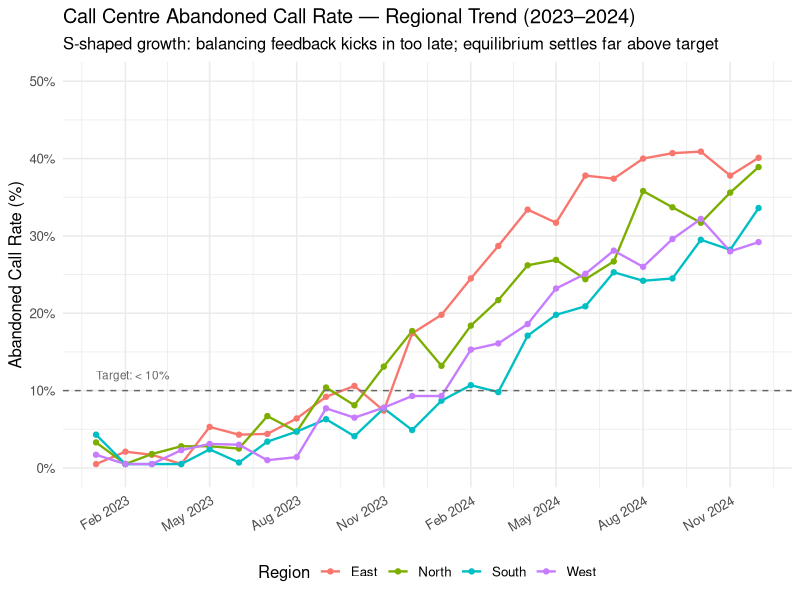
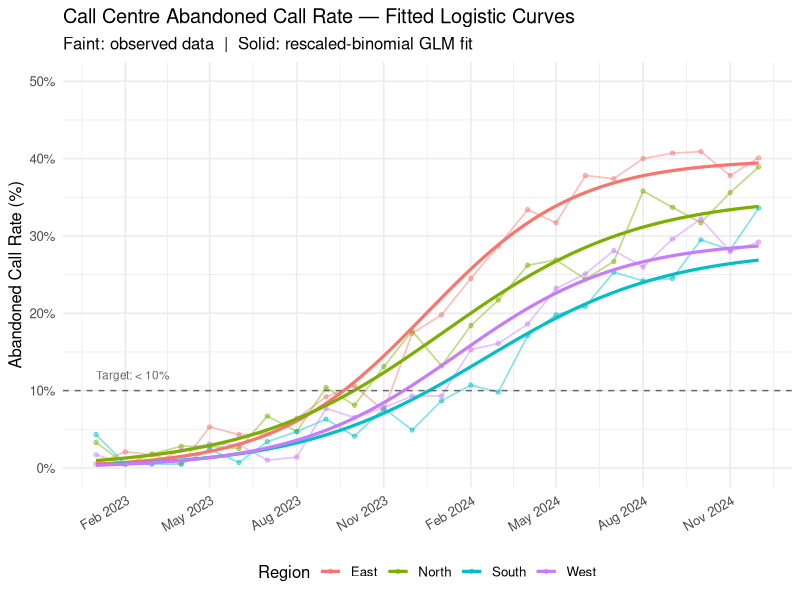

The R source for these figures, in order:
library(tidyverse)
library(lubridate)

# ── Scenario ──────────────────────────────────────────────────────────────────
#
# A multi-region call centre is tracking its abandoned call rate (% of inbound
# calls disconnected before being answered).
#
# Two feedback loops drive the system:
#
#   R1 (+): Higher abandoned rate → frustrated customers call back repeatedly
#           → higher call volume → even higher abandoned rate
#
#   B1 (−): Rising abandoned rate → management pressure to hire agents /
#           adjust routing policy → lower abandoned rate
#
# The problem in this data:
#   - B1 kicks in too late (management responds around month 14, not month 8)
#   - The implicit equilibrium baked into current staffing policy is too high
#     (~35–40% vs an acceptable target of < 10%)
#
# Organisational levers:
#   (a) WHEN to trigger the staffing / policy response  → timing of B1
#   (b) WHAT target abandoned rate the policy aims for  → equilibrium level
#
# ─────────────────────────────────────────────────────────────────────────────


# ------------------------------------------------------------------------------
# SECTION 1: create and explore mock data
# ------------------------------------------------------------------------------

set.seed(42)

logistic <- function(t, K, r, t0) K / (1 + exp(-r * (t - t0)))

n_months <- 24
t        <- seq_len(n_months)
dates    <- seq(as.Date("2023-01-01"), by = "month", length.out = n_months)
periods  <- format(dates, "%b-%y")

# Region-level parameters: K = equilibrium (%), r = growth rate, t0 = inflection month
regions <- list(
  North = list(K = 38, r = 0.32, t0 = 14),
  South = list(K = 34, r = 0.28, t0 = 16),
  East  = list(K = 41, r = 0.36, t0 = 13),
  West  = list(K = 33, r = 0.30, t0 = 15)
)

# ── Step 1: Generate data in wide format ──────────────────────────────────────
# share of inbound calls that were disconnected before being
# answered, for each region in each month

# This mimics the standard BI-tool or Excel pivot-table export an analyst
# would receive — rows = regions, columns = time periods. Not immediately
# ready for plotting.


wide_data <- imap_dfr(regions, function(p, name) {
  signal <- logistic(t, p$K, p$r, p$t0)
  tibble(
    Region = name,
    period = factor(periods, levels = periods),
    value  = pmax(round(signal + rnorm(n_months, 0, 2.0), 1), 0.5)
  )
}) |>
  pivot_wider(names_from = period, values_from = value)

print(wide_data)

# ── Step 2: Reshape to tidy (long) format ─────────────────────────────────────

tidy_data <- wide_data |>
  pivot_longer(-Region, names_to = "period", values_to = "abandoned_pct") |>
  mutate(date = as.Date(paste0("01-", period), format = "%d-%b-%y")) |>
  arrange(Region, date)

# ── Step 3: Plot ──────────────────────────────────────────────────────────────

ggplot(tidy_data, aes(x = date, y = abandoned_pct, colour = Region)) +
  geom_line(linewidth = 0.8) +
  geom_point(size = 1.5) +
  geom_hline(yintercept = 10, linetype = "dashed",
             colour = "grey40", linewidth = 0.5) +
  annotate("text", x = min(tidy_data$date), y = 12,
           label = "Target: < 10%", colour = "grey40", size = 3, hjust = 0) +
  scale_y_continuous(limits = c(0, 50),
                     labels = function(x) paste0(x, "%")) +
  scale_x_date(date_labels = "%b %Y", date_breaks = "3 months") +
  labs(
    title    = "Call Centre Abandoned Call Rate — Regional Trend (2023–2024)",
    subtitle = "S-shaped growth: balancing feedback kicks in too late; equilibrium settles far above target",
    x        = NULL,
    y        = "Abandoned Call Rate (%)",
    colour   = "Region"
  ) +
  theme_minimal(base_size = 12) +
  theme(
    legend.position = "bottom",
    axis.text.x     = element_text(angle = 30, hjust = 1)
  )


# ------------------------------------------------------------------------------
# SECTION 2: fit data to logistic curves using binomial glm
# ------------------------------------------------------------------------------

# ── Why we need to rescale ────────────────────────────────────────────────────
# glm(family = binomial) assumes the response is bounded in [0, 1], treating
# 1.0 as the upper asymptote (K = 100 %). Our data settles around 33–41 %, so
# a naive fit pushes the inflection point (t0) far outside the observation
# window and underestimates the growth rate (r).
#
# Fix: estimate K per region as the average of the top 5 observed values, then
# rescale the data to [0, 1] before fitting. The logistic identity:
#   K / (1 + exp(−r(t − t0)))  ÷ K  =  1 / (1 + exp(−r(t − t0)))
# shows that r and t0 are unchanged by the scaling — only K is factored out.
# After fitting, reverse-scale the fitted curve back to percentage units.

N <- 1000  # fictional trial count: gives the GLM stable binomial weights

fit_region <- function(df) {
  df     <- arrange(df, date)
  t_seq  <- seq_len(nrow(df))
  y      <- df$abandoned_pct

  # Step 1: estimate K as average of top-5 observed values
  K_hat  <- mean(sort(y, decreasing = TRUE)[1:5])

  # Step 2: rescale to (0, 1); clamp just below 1 to avoid Inf on the logit
  y_scaled <- pmin(y / K_hat, 0.9999)

  # Step 3: fit binomial GLM on rescaled proportions
  fit <- glm(
    cbind(round(y_scaled * N), round((1 - y_scaled) * N)) ~ t_seq,
    family = binomial(link = "logit")
  )

  b0 <- coef(fit)[["(Intercept)"]]
  b1 <- coef(fit)[["t_seq"]]

  # Step 4: recover r and t0 from GLM coefficients
  # logit(p) = b0 + b1*t  →  b1 = r,  t0 = −b0/b1
  r_fit  <- b1
  t0_fit <- -b0 / b1

  # Step 5: compute smooth fitted curve in original % units
  t_fine   <- seq(1, max(t_seq), length.out = 200)
  y_fitted <- plogis(b0 + b1 * t_fine) * K_hat

  list(K_hat = K_hat, r_fit = r_fit, t0_fit = t0_fit,
       t_fine = t_fine, y_fitted = y_fitted)
}

# Split tidy_data by region (group_split sorts alphabetically)
fits <- tidy_data |>
  group_by(Region) |>
  group_split() |>
  setNames(sort(names(regions))) |>
  lapply(fit_region)

# ── Compare fitted vs. true parameters ────────────────────────────────────────

param_comparison <- imap_dfr(fits, function(f, region) {
  true_p <- regions[[region]]
  tibble(
    Region  = region,
    K_true  = true_p$K,  K_hat   = round(f$K_hat, 1),
    r_true  = true_p$r,  r_fit   = round(f$r_fit, 3),
    t0_true = true_p$t0, t0_fit  = round(f$t0_fit, 1)
  )
})

print(param_comparison)

# ── Plot: observed data + fitted curves ───────────────────────────────────────

date_range <- range(tidy_data$date)

fitted_curves <- imap_dfr(fits, function(f, region) {
  tibble(
    Region = region,
    date   = seq(date_range[1], date_range[2], length.out = 200),
    fitted = f$y_fitted
  )
})

ggplot() +
  geom_line(data  = tidy_data,
            aes(x = date, y = abandoned_pct, colour = Region),
            linewidth = 0.6, alpha = 0.45) +
  geom_point(data = tidy_data,
             aes(x = date, y = abandoned_pct, colour = Region),
             size = 1.2, alpha = 0.45) +
  geom_line(data  = fitted_curves,
            aes(x = date, y = fitted, colour = Region),
            linewidth = 1.1) +
  geom_hline(yintercept = 10, linetype = "dashed",
             colour = "grey40", linewidth = 0.5) +
  annotate("text", x = min(tidy_data$date), y = 12,
           label = "Target: < 10%", colour = "grey40", size = 3, hjust = 0) +
  scale_y_continuous(limits = c(0, 50),
                     labels = function(x) paste0(x, "%")) +
  scale_x_date(date_labels = "%b %Y", date_breaks = "3 months") +
  labs(
    title    = "Call Centre Abandoned Call Rate — Fitted Logistic Curves",
    subtitle = "Faint: observed data  |  Solid: rescaled-binomial GLM fit",
    x        = NULL,
    y        = "Abandoned Call Rate (%)",
    colour   = "Region"
  ) +
  theme_minimal(base_size = 12) +
  theme(
    legend.position = "bottom",
    axis.text.x     = element_text(angle = 30, hjust = 1)
  )
